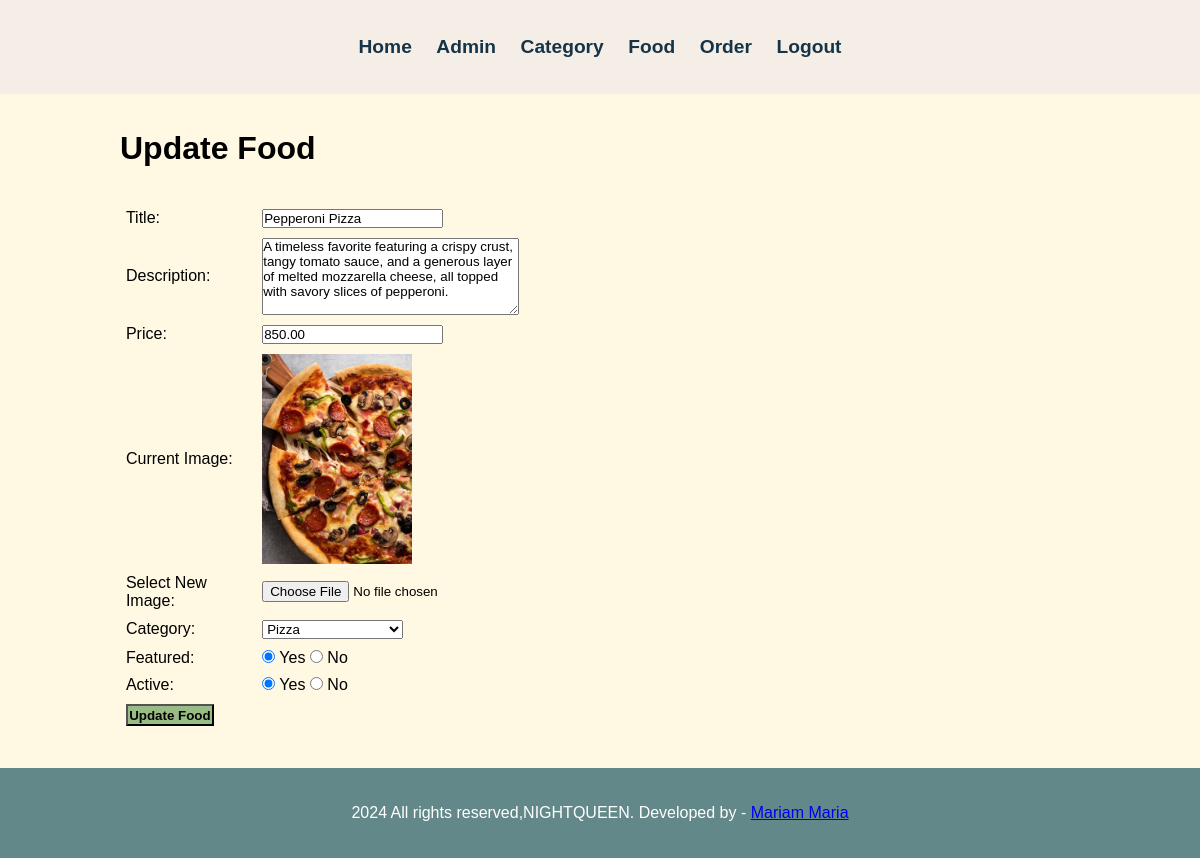
The app's page /admin/update-food.php?id=10 (signed in) with its own data.
### tables this page shows
CREATE TABLE `tbl_food` (
  `id` int(11) UNSIGNED NOT NULL,
  `title` varchar(150) NOT NULL,
  `description` text NOT NULL,
  `price` decimal(10,2) NOT NULL,
  `image_name` varchar(255) NOT NULL,
  `category_id` int(10) UNSIGNED NOT NULL,
  `featured` varchar(10) NOT NULL,
  `active` varchar(10) NOT NULL
);

CREATE TABLE `tbl_category` (
  `id` int(10) UNSIGNED NOT NULL,
  `title` varchar(50) NOT NULL,
  `image_name` varchar(255) NOT NULL,
  `featured` varchar(10) NOT NULL,
  `active` varchar(10) NOT NULL
);

### admin/update-food.php (the view, shortened to what this page needs)
<?php
include('partials/menu.php');
if (isset($_GET['id'])) {
    $id = $_GET['id'];
    $sql2 = "SELECT * FROM tbl_food WHERE id=$id";
    $res2 = mysqli_query($conn, $sql2);
    $row2 = mysqli_fetch_assoc($res2);
    if ($row2) {
        $title = $row2['title'];
        $description = $row2['description'];
        $price = $row2['price'];
        $current_image = $row2['image_name'];
        $current_category = $row2['category_id'];
        $featured = $row2['featured'];
        $active = $row2['active'];
    } else {
        header('location:' . SITEURL . 'admin/manage-food.php');
        exit();
    }
} else {
    header('location:' . SITEURL . 'admin/manage-food.php');
    exit();
}
?>
<div class="main-content">
    <div class="wrapper">
        <h1>Update Food</h1>
        <br><br>
        <form action="" method="POST" enctype="multipart/form-data">
            <table class="tbl-30">
                <tr>
                    <td>Title: </td>
                    <td><input type="text" name="title" value="<?php echo $title; ?>"></td>
                </tr>
                <tr>
                    <td>Description: </td>
                    <td><textarea name="description" cols="30" rows="5"><?php echo $description; ?></textarea></td>
                </tr>
                <tr>
                    <td>Price: </td>
                    <td><input type="number" name="price" value="<?php echo $price; ?>"></td>
                </tr>
                <tr>
                    <td>Current Image: </td>
                    <td>
                        <?php
                            if ($current_image == "") {
                                echo "<div class='error'>Image not Available.</div>";
                            } else {
                                echo "<img src='" . SITEURL . "images/food/" . $current_image . "' width='150px'>";
                            }
                        ?>
                    </td>
                </tr>
                <tr>
                    <td>Select New Image: </td>
                    <td><input type="file" name="image"></td>
                </tr>
                <tr>
                    <td>Category: </td>
                    <td>
                        <select name="category">
                            <?php
                                $sql = "SELECT * FROM tbl_category WHERE active='Yes'";
                                $res = mysqli_query($conn, $sql);
                                $count = mysqli_num_rows($res);
                                if ($count > 0) {
                                    while ($row = mysqli_fetch_assoc($res)) {
                                        $category_title = $row['title'];
                                        $category_id = $row['id'];
                                        ?>
                                        <option <?php if ($current_category == $category_id) { echo "selected"; } ?> value="<?php echo $category_id; ?>"><?php echo $category_title; ?></option>
                                        <?php
                                    }
                                } else {
                                    echo "<option value='0'>Category Not Available.</option>";
                                }
                            ?>
                        </select>
                    </td>
                </tr>
                <tr>
                    <td>Featured: </td>
                    <td>
                        <input <?php if ($featured == "Yes") { echo "checked"; } ?> type="radio" name="featured" value="Yes"> Yes
                        <input <?php if ($featured == "No") { echo "checked"; } ?> type="radio" name="featured" value="No"> No
                    </td>
                </tr>
                <tr>
                    <td>Active: </td>
                    <td>
                        <input <?php if ($active == "Yes") { echo "checked"; } ?> type="radio" name="active" value="Yes"> Yes
                        <input <?php if ($active == "No") { echo "checked"; } ?> type="radio" name="active" value="No"> No
                    </td>
                </tr>
                <tr>
                    <td>
                        <input type="submit" name="submit" value="Update Food" class="btn-secondary">
                    </td>
                </tr>
            </table>
        </form>
    </div>
</div>
<?php include('partials/footer.php'); ?>

### css/admin.css (style rules this page uses)
* { margin: 0; padding: 0; font-family: Arial, Helvetica, sans-serif; }
.wrapper { padding: 3%; width: 80%; margin: 0 auto; }
table tr td { padding: 1%; }
.btn-secondary { background-color: 99BC85; padding: 1%; color: black; text-decoration: none; font-weight: bold; }
.main-content { background-color: #FFF8E3; padding: 0%; }

### records on screen
tbl_food: title "Pepperoni Pizza", description "A timeless favorite featuring a crispy crust, tangy tomato sauce, and a generous layer of melted mozzarella cheese, all topped with savory slices of pepperoni.", price "850.00", image_name (picture), category "Pizza", featured "☑", active "☑"
